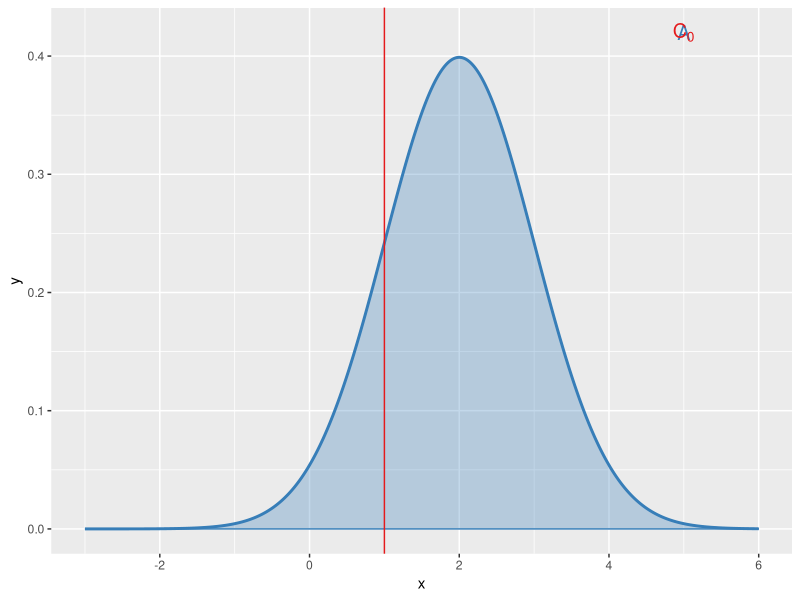
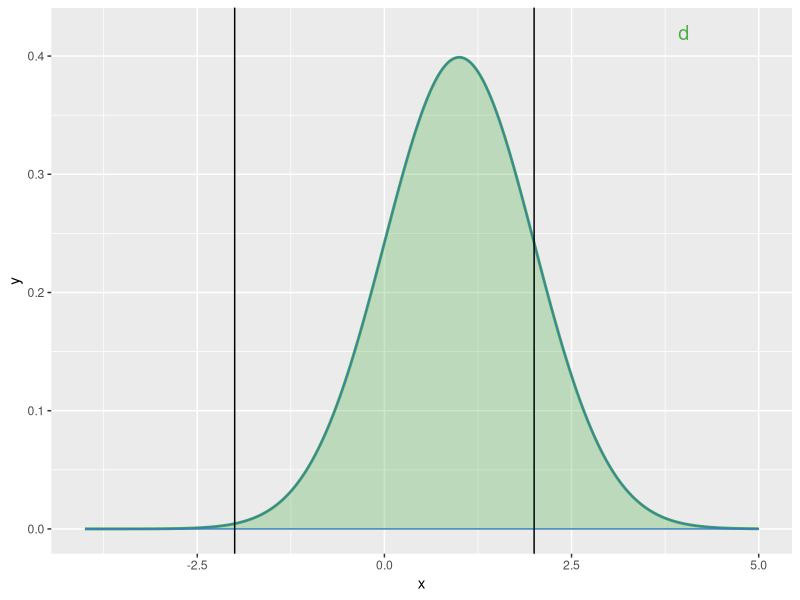
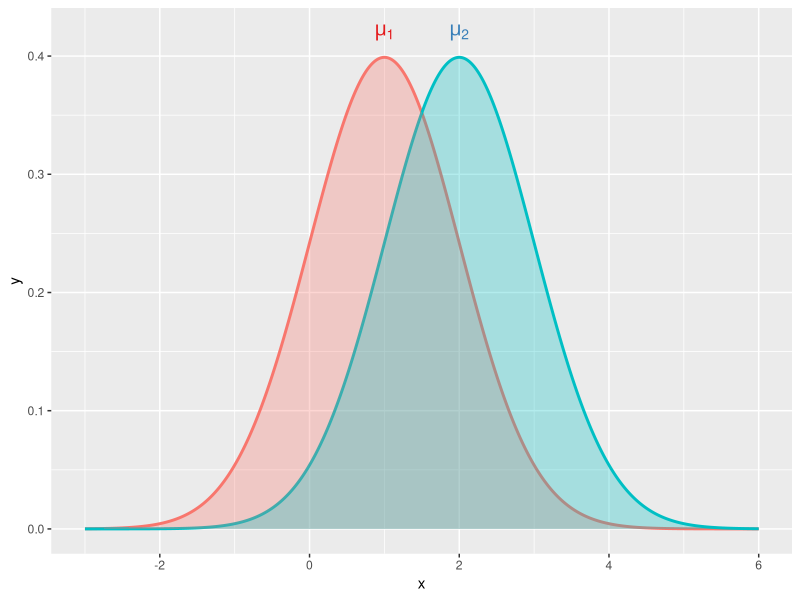
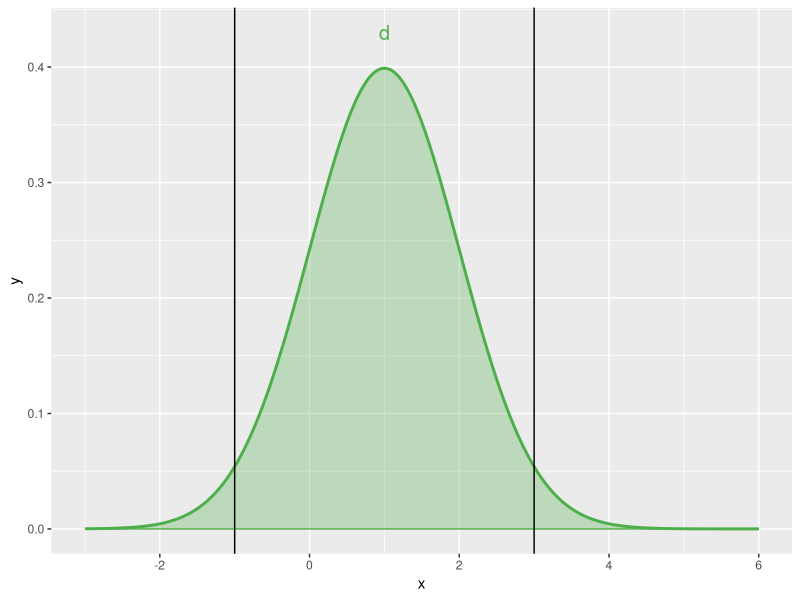
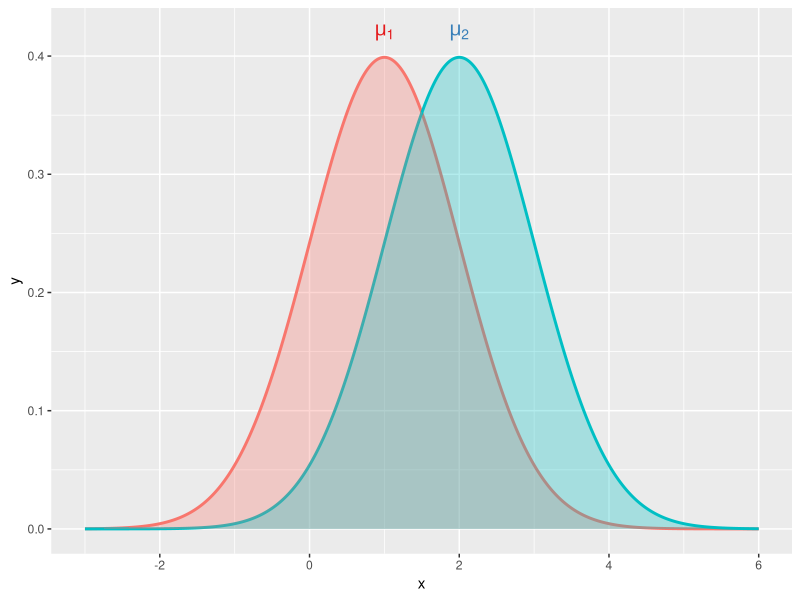

Here is the R script that generated these plots, in order:

# This script produces a figure defining MAXEL for one-sample and two-sample two-tailed datasets
# Bruce Corliss
# 9/1/2019

# Load packages
library(ggplot2)
library(tibble)
library(RColorBrewer)
library(broom)
library(gridExtra)
library(grid)

library(rlang)

setTimeLimit(cpu = Inf, elapsed = Inf, transient = FALSE)
setSessionTimeLimit(cpu = Inf, elapsed = Inf)

# choose colors for plotting
color_pal = brewer.pal(3, "Set1")

# Initial parameters
nsamples = 15
ngroups = 2
set.seed(0)
dist_text_size=5;
title_font_size=7;
equ_font_size=8;

### Case 1: one-sample
# 1.1 distribution A, B
x <- seq(-3,6,.01)
mu <- 2
sd <- 1
data1_1 = tibble(group=factor("1"), x=x,
         y=smooth.spline(x,dnorm(x, mean = mu, sd = sd, log = FALSE))$y)
C0 <- 1;
p1_1 <- ggplot(data1_1, aes(x = x, y = y, group = group, fill = color_pal[2])) +
  geom_line(size = 1, color = color_pal[2]) + 
  geom_ribbon(data = data1_1, aes(x = x,ymax = y),ymin = 0, alpha=0.3, color = color_pal[2], fill = color_pal[2]) +
  annotate("text", x = 5, y = 0.4 + 0.02, label = "A",
           parse=TRUE,color=color_pal[2],size = dist_text_size) + 
  geom_vline(xintercept=C0, color = color_pal[1]) + 
  annotate("text", x = 5, y = 0.4 + 0.02, label = "C[0]",
           parse=TRUE,color=color_pal[1],size = dist_text_size) +
  theme(plot.title = element_text(hjust = 1,size = title_font_size),legend.position = "none") 


### 1.2: difference with one-sample
data2_1 <- data1_1
data2_1$x <- data1_1$x-C0
p1_2 <- ggplot(data2_1, aes(x = x, y = y, group = group, fill = color_pal[3])) +
  geom_line(size = 1, color = color_pal[3]) + 
  geom_ribbon(data = data2_1, aes(x = x,ymax = y),ymin = 0, alpha=0.3, 
              color = color_pal[2], fill = color_pal[3]) +
  annotate("text", x = 4, y = 0.4 + 0.02, label = "d",
           parse=TRUE,color=color_pal[3],size = dist_text_size) + 
#  geom_vline(xintercept=C0, color = color_pal[1]) + 
#  annotate("text", x = C0 - .3, y = 0.4 + 0.02, label = "C[0]",
#           parse=TRUE,color=color_pal[1],size = dist_text_size) +
  theme(plot.title = element_text(hjust = 1, size = title_font_size)) +
  geom_vline(xintercept=-2*sd) +
  geom_vline(xintercept=+2*sd)


### Case 2: two sample paired
# 2.1 distribution A, B
x <- seq(-3,6,.01)
mu <- c(1,2)
sd <- c(1,1)
data2_1 = rbind(
  tibble(group=factor("1"), x=x,
         y=smooth.spline(x,dnorm(x, mean = mu[1], sd = 1, log = FALSE))$y),
  tibble(group=("2"), x=x,
         y=smooth.spline(x,dnorm(x, mean = mu[2], sd = 1, log = FALSE))$y))

p2_1 <- ggplot(data2_1, aes(x=x, y=y, group=group, fill=group)) +
  geom_line(size=1,aes(color=group)) + 
  geom_ribbon(data=data2_1, 
              aes(x=x,ymax=y),ymin=0,alpha=0.3) +
  annotate("text", x=mu[1], y=0.4+.02, label= "mu[1]",
           parse=TRUE,color=color_pal[1],size=dist_text_size) +
  annotate("text", x=mu[2], y=0.4+.02, label= "mu[2]",
           parse=TRUE,color=color_pal[2],size=dist_text_size) +
  theme(plot.title = element_text(hjust = 1, size = title_font_size),legend.position = "none") 


### 2.2: difference two sample paired
x3_2 <- seq(-3,6,.01)
data2_2 = tibble(group=factor("1"), x=x3_2,
                 y=smooth.spline(x,dnorm(x, mean = mu[2]-mu[1], sd = 1, log = FALSE))$y)
p2_2 <-ggplot(data2_2, aes(x=x, y=y, group=group, fill=group, color=color_pal[3])) +
  geom_line(size=1,color=color_pal[3]) + 
  geom_ribbon(ymax = data2_2$y,aes(ymin=0), alpha = 0.3, fill=color_pal[3],color=color_pal[3]) +
  annotate("text", x=mu[2]-mu[1], y=0.4+.03, label = "d",
           parse=TRUE,color=color_pal[3],size=dist_text_size) +
  geom_vline(xintercept=mu[2]-mu[1]-2*sd[1]) +
  geom_vline(xintercept=mu[2]-mu[1]+2*sd[2]) +
  theme(plot.title = element_text(hjust = 1, size = title_font_size)) 

### Case 3: Unpaired two-sample
# 3.1 distribution A, B
x <- seq(-3,6,.01)
mu <- c(1,2)
sd <- c(1,1)
data3_1 = rbind(
  tibble(group=factor("1"), x=x,
         y=smooth.spline(x,dnorm(x, mean = mu[1], sd = 1, log = FALSE))$y),
  tibble(group=("2"), x=x,
         y=smooth.spline(x,dnorm(x, mean = mu[2], sd = 1, log = FALSE))$y))

p3_1 <- ggplot(data3_1, aes(x=x, y=y, group=group, fill=group)) +
  geom_line(size=1,aes(color=group)) + 
  geom_ribbon(data=data3_1, 
              aes(x=x,ymax=y),ymin=0,alpha=0.3) +
  annotate("text", x=mu[1], y=0.4+.02, label= "mu[1]",
           parse=TRUE,color=color_pal[1],size=dist_text_size) +
  annotate("text", x=mu[2], y=0.4+.02, label= "mu[2]",
           parse=TRUE,color=color_pal[2],size=dist_text_size) + 
  theme(plot.title = element_text(hjust = 1, size = title_font_size),legend.position = "none") 


### 3.2: difference of Unpaired two-sample
x3_2 <- seq(-3,6,.01)
data3_2 = tibble(group=factor("1"), x=x3_2,
                 y=smooth.spline(x,dnorm(x, mean = mu[2]-mu[1], sd = 1, log = FALSE))$y)
p3_2 <-ggplot(data3_2, aes(x=x, y=y, group=group, fill=group, color=color_pal[3])) +
  geom_line(size=1,color=color_pal[3]) + 
  geom_ribbon(ymax = data3_2$y,aes(ymin=0), alpha = 0.3, fill=color_pal[3],color=color_pal[3]) +
  annotate("text", x=mu[2]-mu[1], y=0.4+.03, label= 
             "d",parse=TRUE,color=color_pal[3],size=dist_text_size) +
  geom_vline(xintercept=mu[2]-mu[1]-2*sd[1]) +
  geom_vline(xintercept=mu[2]-mu[1]+2*sd[2]) +
  theme(plot.title = element_text(hjust = 1, size = 10)) 


### Figure creation
## Assign objects to GROB table
# Column names
gs <- lapply(1:16, function(ii) grobTree(rectGrob(gp = gpar(fill = ii, alpha = 0.5)), textGrob(ii)))
gs[[2]] <- textGrob("Initial Distribution", just = "centre", gp = gpar(fontface = "bold", fontsize = 10))
gs[[3]] <- textGrob("Effect Distribution", just = "centre", gp = gpar(fontface = "bold", fontsize = 10))
gs[[4]] <- textGrob("Equations", just = "centre", gp = gpar(fontface = "bold", fontsize = 10))


# Row Names for figure
gs[[1]] <- textGrob("", rot = 90)
gs[[5]] <- textGrob("1-Sample", rot = 90, just = "centre", gp = gpar(fontface = "bold", fontsize = 10))
gs[[9]] <- textGrob("2-Sample, Paired", rot = 90, just = "centre", gp=gpar(fontface = "bold", fontsize = 10))
gs[[13]] <- textGrob("2-Sample, Unpaired", rot = 90, just = "centre", gp = gpar(fontface = "bold", fontsize = 10))

### Equations for figure %>% 


df_1s <- data.frame(equations = c(
  "A==N(mu[A]==2,sigma[A]==1)",
  "C[0]==1",
  "italic(d) == N(mu[A]-C[0],{sigma^2}[A])",
  "MXL==max*({}~abs({}~italic(bar(x)[1])-beta%+-%1.96~s[1]~{})~{})"
  ))

df_2s_p <- data.frame(equations = c(
  "A==N(mu[A]==1,sigma[A]==1)",
  "B==N(mu[B]==2,sigma[B]==1)",
  "d[i]==x[i,a]-x[i,b]",
  "MXL==max*({}~abs({}~italic(bar(d))%+-%1.96~s[diff]~{})~{})",
  "Rel~MXL==frac(max*({}~abs({}~italic(bar(d))%+-%1.96~s[diff]~{})~{}),min*({}~abs({}~italic(bar(d))%+-%italic(t)[list(0.975,n-1)]~frac(s[diff],sqrt(n))~{})~{}))"
))

df_2s_unp <- data.frame(equations = c(
  "A==N(mu[A]==1,sigma[A]==1)",
  "B==N(mu[B]==1,sigma[B]==1)",
  "d==N(mu[A]-mu[B],sigma[A]^2+sigma[B]^2)",
  "MXL==max*({}~abs({}~italic(bar(d))%+-%1.96~s[diff]~{})~{})",
  "Rel~MXL==frac(max*({}~abs({}~italic(bar(d))%+-%1.96~s[diff]~{})~{}),min*({}~abs({}~italic(bar(d))%+-%italic(t)[list(0.975,n-1)]~frac(s[diff],sqrt(n))~{})~{}))"
))

tt = ttheme_minimal(core=list(fg_params=list(hjust=0,x=0.02,fontsize=10,fontfamily="serif",parse=TRUE)))



# One sample test
a=ggplotGrob(p1_1)
gs[[6]] <- p1_1
gs[[7]] <- p1_2
gs[[8]] <- tableGrob( d = df_1s,rows=NULL, cols=NULL,theme=tt)
# Two sample, paired
gs[[10]] <- p2_1
gs[[11]] <- p2_2
gs[[12]] <- tableGrob( d = df_2s_p,rows=NULL, cols=NULL,theme=tt)
# Two sample, unpaired
gs[[14]] <- p3_1
gs[[15]] <- p3_2
gs[[16]] <- tableGrob( d = df_2s_unp,rows=NULL, cols=NULL,theme=tt)


# Arrange grob obejcts into grid
gt <- arrangeGrob(grobs = gs, layout_matrix = rbind(seq(1,4,1),
                                                    seq(5,8,1),
                                                    seq(9,12,1),
                                                    seq(13,16,1)))

# Add outlines around columna and row names
gt <- gtable::gtable_add_grob(gt, grobs = rectGrob(gp=gpar(fill=NA, lwd=2)), 
                              t = 1, b = 1, l = 2, r = ncol(gt))

gt <- gtable::gtable_add_grob(gt, grobs = rectGrob(gp=gpar(fill=NA, lwd=2)), 
                              t = 2, b = nrow(gt), l = 1, r = 1)

# Change relative height of gtable rows
gt$heights <- unit(c(.04, .32,.32, .32), "npc")
gt$widths <- unit(c(.035, .325, .325, .3), "npc")




gt_pad <- gtable::gtable_add_padding(gt, unit(0, "inch"))




ggsave("figure/figure_1_maxel_definition.pdf", gt_pad, device = "pdf", path = NULL,
       scale = 1, width = 7, height = 7, units = "in",
       dpi = 300, limitsize = TRUE,paper="letter")




# 
# 
# 
# # Table of MAXEL equations
# equ_tbl = data.frame(maxel = c("d == bar(X[A]) + bar(X[B])",
#                                "d == bar(X[A]) + bar(X[B])",
#                                "d == bar(X[A]) + bar(X[B])"), 
#                      rel_maxel = c("d==bar(X[A])+bar(X[B])", 
#                                    "d == bar(X[A]) + bar(X[B])",
#                                    "d == bar(X[A]) + bar(X[B])"))
# colnames(equ_tbl) <- c("MAXEL", "Rel. MAXEL")
# tt <- ttheme_default(core=list(fg_params = list(parse=TRUE)))
# g <- tableGrob(equ_tbl, theme=tt)
# g$heights <- unit(rep(1/nrow(g), nrow(g)), "npc")
# grid.draw(g)
